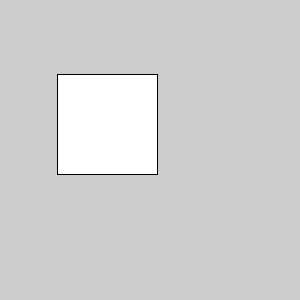
Frame 1 (no input)
Frame 60 (the mouse pressed at the canvas centre just before this capture): identical to frame 1, image omitted
Frame 120 (the mouse held since frame 60 and released just before this capture): identical to frame 1, image omitted

The Processing sketch that drew this single still picture (run headless with seeded random() and noise(); from frame 60 on, the mouse is pressed at the canvas centre):

// Processing sketch: processing_109883
// ── processing_109883.pde

void setup()
{
  size(300, 300);
  rect(57, 74, 100, 100);
}

void draw() 
{
  println("x: " + mouseX + " y: " + mouseY);
}
